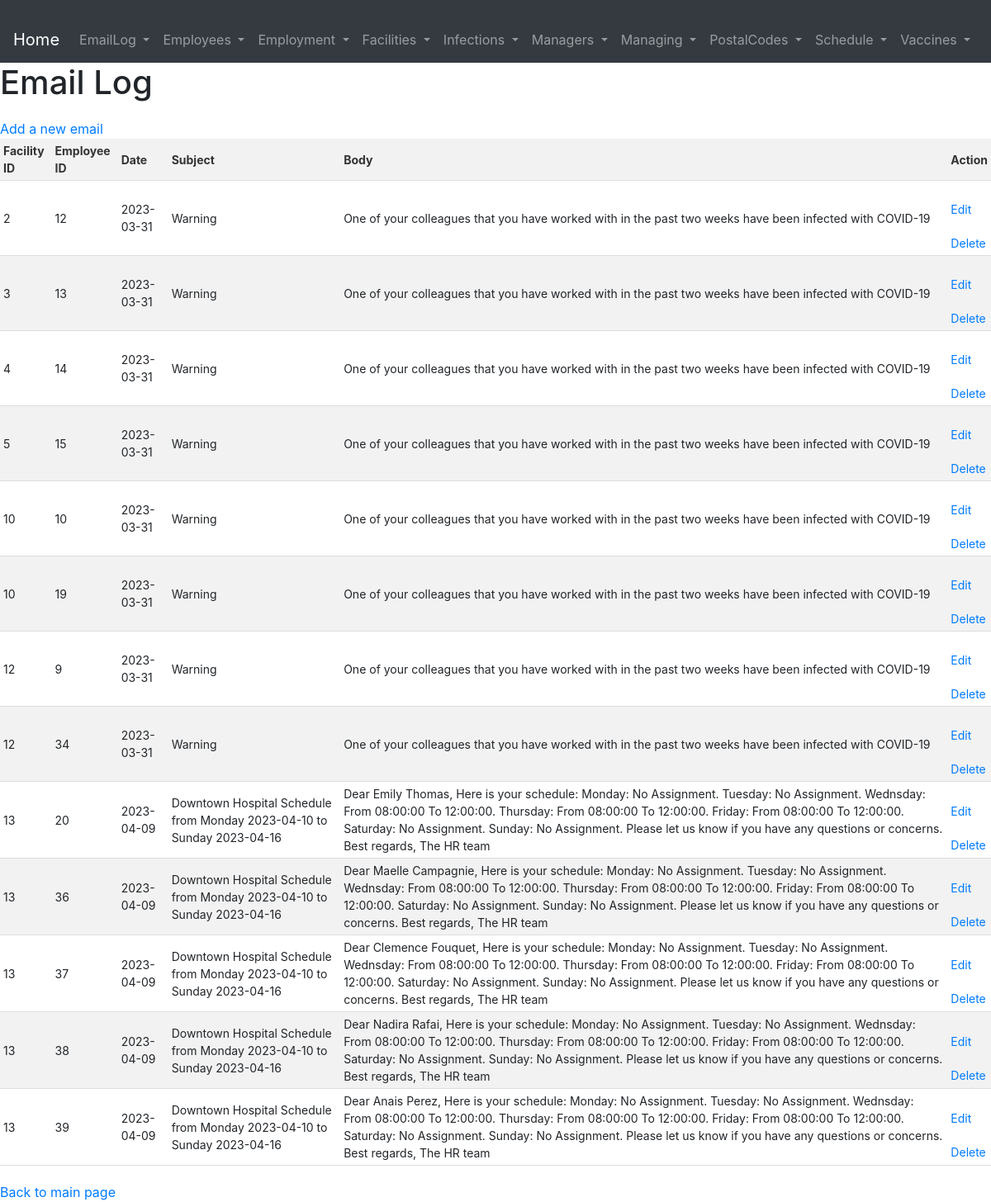
Screenshot of /pages/EmailLog/index.php with the database file from the repository.
### tables this page shows
CREATE TABLE EmailLog (
   FacilityID INT,
   EmployeeID INT,
   Date DATE,
   Subject VARCHAR(255),
   Body TEXT,
   PRIMARY KEY (FacilityID, EmployeeID, Date),
   FOREIGN KEY (FacilityID) REFERENCES Facilities(FacilityID),
   FOREIGN KEY (EmployeeID) REFERENCES Employees(EmployeeID)
);

### pages/EmailLog/index.php (the view, shortened to what this page needs)
<?php require_once '../../database.php';
    include '../header.php';
    $statement = $conn->prepare('SELECT * FROM EmailLog');
    $statement->execute();
    mysqli_stmt_bind_result($statement, $row['FacilityID'], $row['EmployeeID'], $row['Date'], $row['Subject'], $row['Body']);
?>
<!DOCTYPE html>
<html lang="en">
<head>
    <link rel="stylesheet" href="../../pages/style.css">
</head>
<body>
    <h1>Email Log</h1>
    <a href="./create.php">Add a new email</a>
    <table>
        <thead>
            <tr>
                <th>Facility ID</th>
                <th>Employee ID</th>
                <th>Date</th>
                <th>Subject</th>
                <th>Body</th>
                <th>Action</th>
            </tr>
        </thead>
        <tbody>
            <?php while (mysqli_stmt_fetch($statement)) {?>
                <tr>
                    <td><?php echo $row['FacilityID'] ?></td>
                    <td><?php echo $row['EmployeeID'] ?></td>
                    <td><?php echo $row['Date'] ?></td>
                    <td><?php echo $row['Subject'] ?></td>
                    <td><?php echo $row['Body'] ?></td>
                    <td>
                        <a href="./edit.php?FacilityID=<?php echo $row["FacilityID"] ?>&EmployeeID=<?php echo $row["EmployeeID"] ?>&Date=<?php echo $row["Date"] ?>">Edit</a>
                        <a href="./delete.php?FacilityID=<?php echo $row["FacilityID"] ?>&EmployeeID=<?php echo $row["EmployeeID"] ?>&Date=<?php echo $row["Date"] ?>">Delete</a>
                    </td>
                </tr>
            <?php }; ?>
        </tbody>
    </table>
    <a href="../../index.php">Back to main page</a>
</body>
</html>

### pages/style.css (style rules this page uses)
table { border-collapse: collapse; width: 100%; margin-top: 20px auto; }
th, td { padding: 4px; text-align: left; border-bottom: 1px solid #ddd; font-size: 14px; }
th { background-color: #f2f2f2; color: #333; font-weight: bold; }
tr:nth-child(even) { background-color: #f2f2f2; }
a { display: block; margin-top: 20px; }

### rows the page displays
emaillog: FacilityID "2", EmployeeID "12", Date "2023-03-31", Subject "Warning", Body "One of your colleagues that you have worked with in the past two weeks have been infected with COVID-19"
emaillog: FacilityID "3", EmployeeID "13", Date "2023-03-31", Subject "Warning", Body "One of your colleagues that you have worked with in the past two weeks have been infected with COVID-19"
emaillog: FacilityID "4", EmployeeID "14", Date "2023-03-31", Subject "Warning", Body "One of your colleagues that you have worked with in the past two weeks have been infected with COVID-19"
emaillog: FacilityID "5", EmployeeID "15", Date "2023-03-31", Subject "Warning", Body "One of your colleagues that you have worked with in the past two weeks have been infected with COVID-19"
emaillog: FacilityID "10", EmployeeID "10", Date "2023-03-31", Subject "Warning", Body "One of your colleagues that you have worked with in the past two weeks have been infected with COVID-19"
emaillog: FacilityID "10", EmployeeID "19", Date "2023-03-31", Subject "Warning", Body "One of your colleagues that you have worked with in the past two weeks have been infected with COVID-19"
emaillog: FacilityID "12", EmployeeID "9", Date "2023-03-31", Subject "Warning", Body "One of your colleagues that you have worked with in the past two weeks have been infected with COVID-19"
emaillog: FacilityID "12", EmployeeID "34", Date "2023-03-31", Subject "Warning", Body "One of your colleagues that you have worked with in the past two weeks have been infected with COVID-19"
emaillog: FacilityID "13", EmployeeID "20", Date "2023-04-09", Subject "Downtown Hospital Schedule from Monday 2023-04-10 to Sunday 2023-04-16", Body "Dear Emily Thomas, Here is your schedule: Monday: No Assignment. Tuesday: No Assignment. Wednsday: From 08:00:00 To 12:00:00. Thursday: From 08:00:00 To 12:00:00. Friday: From 08:00:00 To 12:00:00. Saturday: No Assignment. Sunday: No Assignment. Please let us know if you have any questions or concerns. Best regards, The HR team"
emaillog: FacilityID "13", EmployeeID "36", Date "2023-04-09", Subject "Downtown Hospital Schedule from Monday 2023-04-10 to Sunday 2023-04-16", Body "Dear Maelle Campagnie, Here is your schedule: Monday: No Assignment. Tuesday: No Assignment. Wednsday: From 08:00:00 To 12:00:00. Thursday: From 08:00:00 To 12:00:00. Friday: From 08:00:00 To 12:00:00. Saturday: No Assignment. Sunday: No Assignment. Please let us know if you have any questions or concerns. Best regards, The HR team"
emaillog: FacilityID "13", EmployeeID "37", Date "2023-04-09", Subject "Downtown Hospital Schedule from Monday 2023-04-10 to Sunday 2023-04-16", Body "Dear Clemence Fouquet, Here is your schedule: Monday: No Assignment. Tuesday: No Assignment. Wednsday: From 08:00:00 To 12:00:00. Thursday: From 08:00:00 To 12:00:00. Friday: From 08:00:00 To 12:00:00. Saturday: No Assignment. Sunday: No Assignment. Please let us know if you have any questions or concerns. Best regards, The HR team"
emaillog: FacilityID "13", EmployeeID "38", Date "2023-04-09", Subject "Downtown Hospital Schedule from Monday 2023-04-10 to Sunday 2023-04-16", Body "Dear Nadira Rafai, Here is your schedule: Monday: No Assignment. Tuesday: No Assignment. Wednsday: From 08:00:00 To 12:00:00. Thursday: From 08:00:00 To 12:00:00. Friday: From 08:00:00 To 12:00:00. Saturday: No Assignment. Sunday: No Assignment. Please let us know if you have any questions or concerns. Best regards, The HR team"
emaillog: FacilityID "13", EmployeeID "39", Date "2023-04-09", Subject "Downtown Hospital Schedule from Monday 2023-04-10 to Sunday 2023-04-16", Body "Dear Anais Perez, Here is your schedule: Monday: No Assignment. Tuesday: No Assignment. Wednsday: From 08:00:00 To 12:00:00. Thursday: From 08:00:00 To 12:00:00. Friday: From 08:00:00 To 12:00:00. Saturday: No Assignment. Sunday: No Assignment. Please let us know if you have any questions or concerns. Best regards, The HR team"
